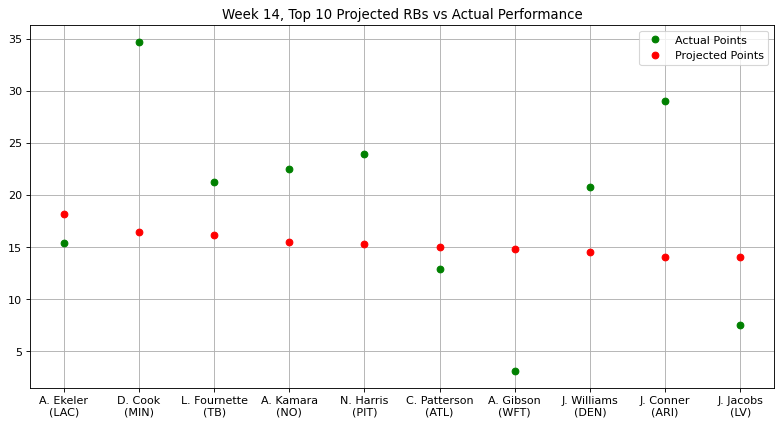

The Python source for this figure:
"""
Stats provided by NFL Fantasy
Week 14, Top 10 Projected RBs vs Actual Performance
"""

import matplotlib.pyplot as plt
import numpy as np
from matplotlib.pyplot import figure
figure(figsize=(12, 6), dpi=80)

actual_points = np.array([15.40,34.70,21.20,22.50,23.90,12.90,3.10,20.80,29.00,7.50])
proj_points = np.array([18.20,16.40,16.18,15.49,15.33,15.03,14.80,14.52,14.08,14.08])
players = np.array(["A. Ekeler\n(LAC)","D. Cook\n(MIN)","L. Fournette\n(TB)","A. Kamara\n(NO)",
                    "N. Harris\n(PIT)","C. Patterson\n(ATL)","A. Gibson\n(WFT)","J. Williams\n(DEN)",
                    "J. Conner\n(ARI)","J. Jacobs\n(LV)"])

plt.plot(players, actual_points, 'o', c = 'g', label = 'Actual Points', ms = 6)
plt.plot(proj_points, 'o', c = 'r', label = 'Projected Points', ms = 6)
plt.title("Week 14, Top 10 Projected RBs vs Actual Performance")
plt.legend()
plt.grid()
plt.show()
